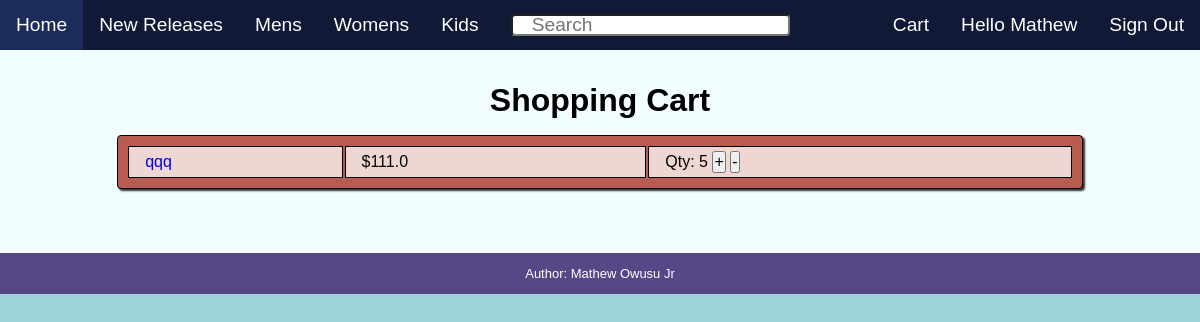
The page /cart (signed in) on the database as committed earlier.
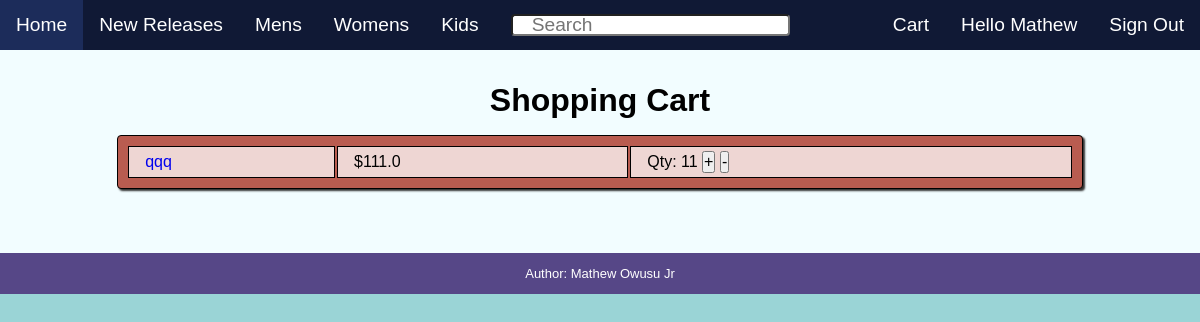
The same page on the database as committed later.
### website/models.py (models this page shows, shortened)
class Customer(db.Model, UserMixin):
    __tablename__ = 'customer'
    id = db.Column(db.Integer(), primary_key=True)
    firstname = db.Column(db.Text())
    lastname = db.Column(db.Text())
    email = db.Column(db.Text())
    username = db.Column(db.Text())
    password_hash = db.Column(db.Text())
    cart = db.relationship('Cart', back_populates="owner", uselist=False)

class ReservedShoe(db.Model):
    __tablename__ = 'reserved_shoe'
    id = db.Column(db.Integer(), primary_key=True)
    cartid = db.Column(db.Integer(), db.ForeignKey('cart.id'))
    cart = db.relationship('Cart', back_populates='shoes')
    shoe_id = db.Column(db.Integer(), db.ForeignKey('shoe.id'))
    reserved_shoe = db.relationship(
        "Shoe", backref="reserved_shoe", uselist=False)
    quantity = db.Column(db.Integer(), nullable=False)

class Shoe(db.Model):
    __tablename__ = 'shoe'
    id = db.Column(db.Integer(), primary_key=True)
    name = db.Column(db.String(length=30), nullable=False)
    brand = db.Column(db.String(length=30), nullable=False)
    audience = db.Column(db.String(length=30), nullable=False)
    price = db.Column(db.Float(), nullable=False)
    colors = db.relationship("Color", back_populates="shoe", lazy=True, cascade='all, delete, delete-orphan')

### website/views/cust_cart_views.py (the view)
@cust_cart_views.route('/cart', methods=['GET'])
def display_cart_page():
    cart = current_user.cart.shoes
    return render_template('cart.html', current_user=current_user, cart=cart)

### website/__init__.py (called while the page is built)
def create_app():
    app = Flask(__name__)
    app.config['SECRET_KEY'] = "yeet"
    app.config['SQLALCHEMY_DATABASE_URI'] = f'sqlite:///{DB_NAME}'
    db.init_app(app)
    create_database(app)
    login_manager = LoginManager()
    login_manager.login_view = 'acct_mgmt_views.display_login_page'
    login_manager.init_app(app)
    @login_manager.user_loader
    def load_user(id):
        return Customer.query.get(int(id))
    app.register_blueprint(acct_mgmt_views, url_prefix='/')
    app.register_blueprint(admin_catalog_views, url_prefix='/')
    app.register_blueprint(cust_cart_views, url_prefix='/')
    app.register_blueprint(cust_catalog_views, url_prefix='/')
    app.register_blueprint(home_view, url_prefix='/')
    return app

### website/views/cust_cart_views.py (called while the page is built)
@cust_cart_views.before_request
@login_required
def login_to_access():
    pass

### website/templates/cart.html (shortened to what this page needs)
{% extends 'base.html' %}
{% block body %}
    <h1>Shopping Cart</h1>
    <table>
        {% for shoe in cart%}
            <tr>
                <td>
                    <a href="{{url_for('cust_catalog_views.display_product', id=shoe.reserved_shoe.id)}}">
                        {{shoe.reserved_shoe.name}}
                    </a>
                </td>
                <td>${{shoe.reserved_shoe.price}}</td>
                <td>
                    Qty: {{shoe.quantity}}
                    <button onclick="quickAddToCart('{{url_for('cust_cart_views.quick_add', id=shoe.id)}}')">
                        +
                    </button>
                    <button>-</button>
                </td>
            </tr>
        {% endfor %}
    </table>
{% endblock %}

### website/templates/base.html (shortened to what this page needs)
<!DOCTYPE html>
<html lang="en">
<head>
    <link rel="stylesheet" href="{{ url_for('static', filename='style.css') }}">
</head>
<body>
    <div class="nav-bar">
        <ul>
            <li><a href="{{ url_for('home_view.home_page') }}">Home</a></li>
            <li><a href="{{ url_for('cust_catalog_views.releases_page') }}">New Releases</a></li>
            <li><a href="{{ url_for('cust_catalog_views.mens_releases_page') }}">Mens</a></li>
            <li><a href="{{ url_for('cust_catalog_views.womens_releases_page') }}">Womens</a></li>
            <li><a href="{{ url_for('cust_catalog_views.kids_releases_page') }}">Kids</a></li>
            <li>
                <a>
                    <form id="search" action="/releases/browse/" method="GET">
                        <input type="search" name="search" placeholder="Search">
                    </form>
                </a>
            </li>
            {% if current_user.is_authenticated %}
                <div style="float:right">
                    <li>
                        <a href="{{url_for('cust_cart_views.display_cart_page')}}">Cart</a>
                    </li>
                    <li>
                        <a href="{{ url_for( 'acct_mgmt_views.display_account_page', username=current_user.username ) }}">Hello {{current_user.firstname}}</a>
                    </li>
                    <li>
                        <a href="{{url_for('acct_mgmt_views.logout')}}"">Sign Out</a>
                    </li>
                </div>
            {% endif %}
        </ul>
    </div>
    <div class="content">
        {% block body %}{% endblock %}
    </div>
    <footer>
        <p>Author: Mathew Owusu Jr</p>
    </footer>
</body>
</html>

### website/static/style.css (style rules this page uses)
* { box-sizing: border-box; margin: 0; padding: 0; font-size: 100%; font-family: Verdana, Geneva, Tahoma, sans-serif; overflow: hidden; }
body { width: 100%; background-color: #9ad4d6; display: flex; flex-direction: column; align-items: center; }
ul { list-style-type: none; }
li { float: left; }
a { text-decoration: none; }
h1, h2 { font-size: xx-large; padding-bottom: 0.5em; }
table { background-color: #b95c50; border: 1px solid; border-radius: 0.25em; margin-left: 2em; margin-right: 2em; margin-bottom: 2em; padding: 0.5em; width: 85%; box-shadow: 2px 2px 2px rgb(49, 49, 49); }
th, td { border: 1px solid; padding: 0.25em; }
td { background-color: #eed6d3; padding-left: 1em; }
input[type="search"] { box-sizing: border-box; border-radius: 0.2em; box-sizing: border-box; padding-left: 1em; padding-right: 0.5em; padding-top: 0.25em; padding-bottom: 0.25em; width: auto; height: 1.1em !important; }
.nav-bar { background-color: #101935; width: 100%; font-size: larger; }
.nav-bar li a { display: block; color: white; text-align: center; padding: 14px 16px; }
.content { background-color: #F2FDFF; width: 100%; display: flex; flex-direction: column; align-items: center; padding: 2em; }
footer { background-color: #564787; width: 100%; padding: 1em; padding-left: 5em; padding-right: 5em; color: white; text-align: center; font-size: small; }

Rows that differ between the two databases and show on the page:
changed ReservedShoe "qqq": quantity "5" → "11"
